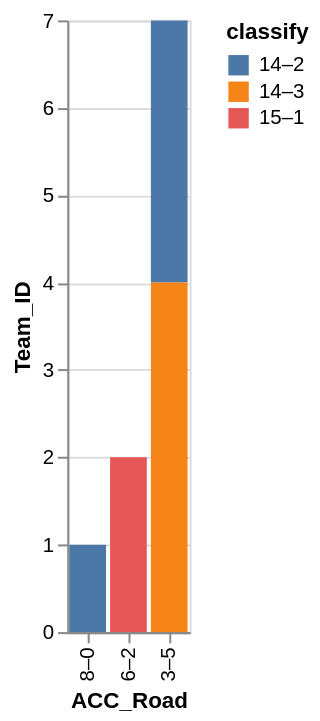

Write the Vega-Lite specification saved for this chart.
### Vega-Lite specification from a JSON file in a GitHub repository (floating-point values rounded to 4 significant figures)
{"data": {"values": [{"x_data": "8–0", "y_data": 1, "classify": "14–2"}, {"x_data": "6–2", "y_data": 0, "classify": "14–2"}, {"x_data": "3–5", "y_data": 3, "classify": "14–2"}, {"x_data": "8–0", "y_data": 0, "classify": "14–3"}, {"x_data": "6–2", "y_data": 0, "classify": "14–3"}, {"x_data": "3–5", "y_data": 4, "classify": "14–3"}, {"x_data": "8–0", "y_data": 0, "classify": "15–1"}, {"x_data": "6–2", "y_data": 2, "classify": "15–1"}, {"x_data": "3–5", "y_data": 0, "classify": "15–1"}]}, "mark": "bar", "encoding": {"x": {"field": "x_data", "type": "nominal", "title": "ACC_Road", "sort": {"op": "sum", "field": "y_data", "order": "ascending"}}, "y": {"field": "y_data", "type": "quantitative", "title": "Team_ID"}, "color": {"field": "classify"}}}
